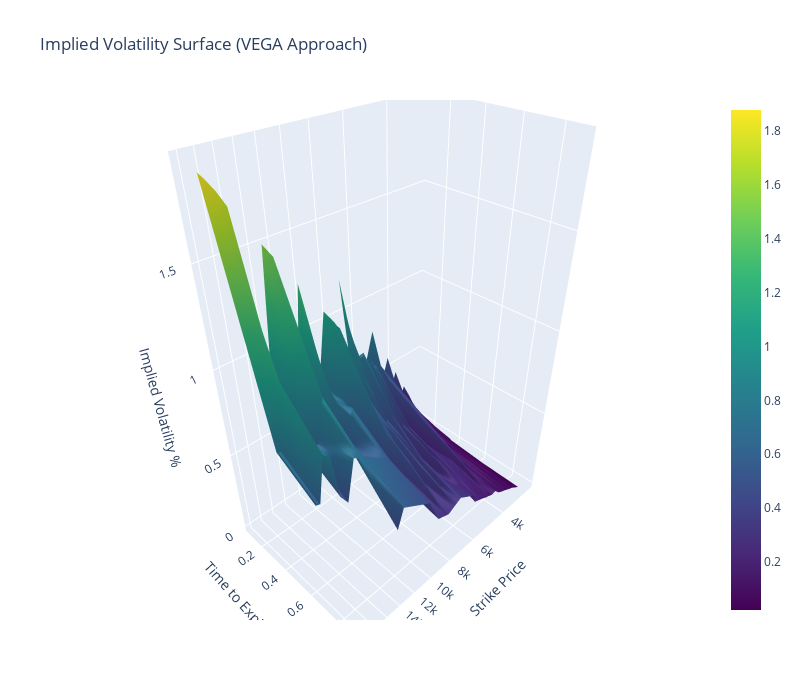

Notebook source saved alongside this figure:
### Code cell
import plotly.graph_objects as go
import numpy as np
from scipy.interpolate import griddata


# Define the columns needed from your data
strikes = btc_data['Strike Price'].values
times_to_expiration = btc_data['Time to Expiration'].values
implied_vols = btc_data['implied_volatility'].values

# Create meshgrid for strikes and times_to_expiration
X, Y = np.meshgrid(np.unique(strikes), np.unique(times_to_expiration))

# Interpolate the implied volatilities to fill the grid
Z = griddata((strikes, times_to_expiration), implied_vols, (X, Y), method='linear')

# Create the interactive 3D surface plot
fig = go.Figure(data=[go.Surface(z=Z, x=X, y=Y, colorscale='Viridis')])

fig.update_layout(
    title='Implied Volatility Surface (VEGA Approach)',
    autosize=False,
    width=800,
    height=700,
    scene=dict(
        xaxis_title='Strike Price',
        yaxis_title='Time to Expiry (Years)',
        zaxis_title='Implied Volatility %',
        xaxis=dict(type="log")
    )
)

fig.show()

### Figure 1 — Plotly figure (JSON) as saved in the notebook; plotly's stock layout.template omitted (floating-point values rounded to 4 significant figures; data arrays with more than 128 entries replaced by an {"elided": "..."} marker saying what was removed)
{"data": [{"colorscale": [[0, "#440154"], [0.1111, "#482878"], [0.2222, "#3e4989"], [0.3333, "#31688e"], [0.4444, "#26828e"], [0.5556, "#1f9e89"], [0.6667, "#35b779"], [0.7778, "#6ece58"], [0.8889, "#b5de2b"], [1, "#fde725"]], "type": "surface", "x": {"elided": "6x70 int values"}, "y": {"elided": "6x70 float values"}, "z": {"elided": "6x70 float values"}}], "layout": {"autosize": false, "height": 700, "scene": {"xaxis": {"title": {"text": "Strike Price"}, "type": "log"}, "yaxis": {"title": {"text": "Time to Expiry (Years)"}}, "zaxis": {"title": {"text": "Implied Volatility %"}}}, "title": {"text": "Implied Volatility Surface (VEGA Approach)"}, "width": 800}}
